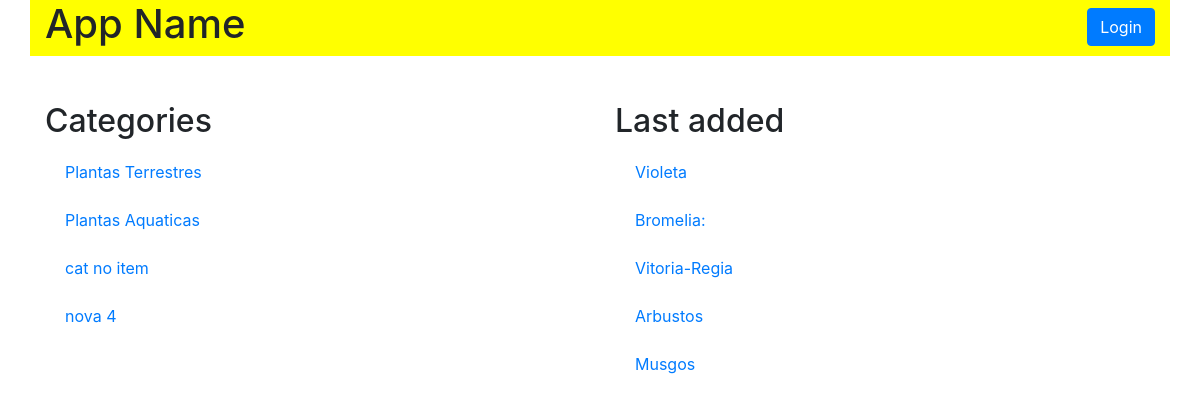
Page /category on the earlier database version.
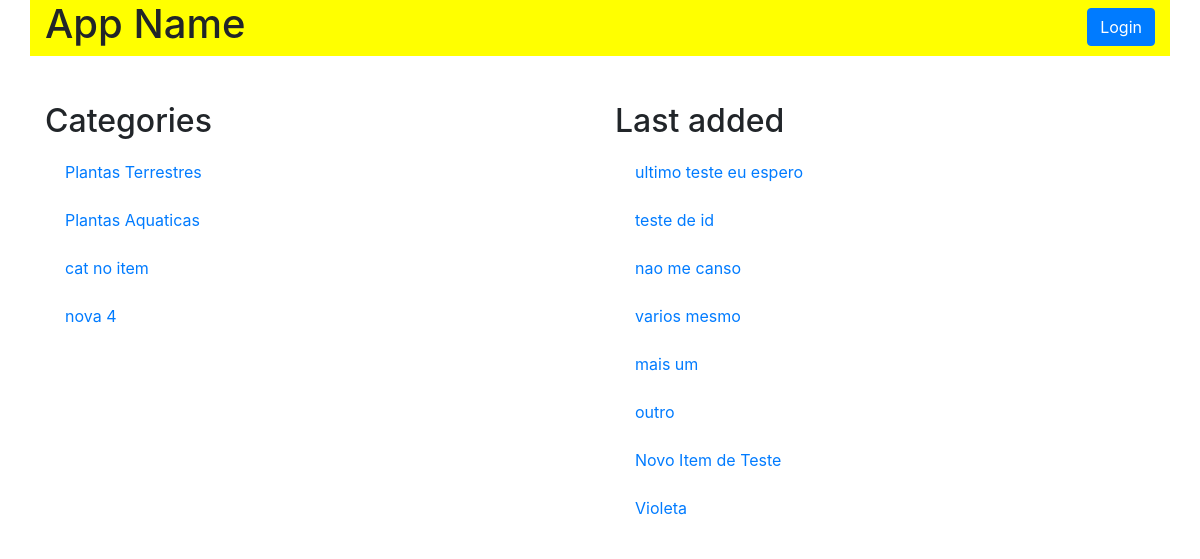
Same page on the later database version.
### models.py (models this page shows, shortened)
class Category(Base):
    __tablename__ = 'category'
    id = Column(Integer, primary_key=True)
    name = Column(String(50), nullable=False)

class Item(Base):
    __tablename__ = 'item'
    id = Column(Integer, primary_key=True)
    name = Column(String(50), nullable=False)
    description = Column(String(1000), nullable=False)
    category_id = Column(Integer, ForeignKey('category.id'))
    category = relationship(Category)

### application.py (the view)
@app.route('/category')
def catalogFunction():
    category = session.query(Category)
    items = session.query(Item).filter_by(category_id=Item.category_id).order_by(Item.id.desc()).limit(8).all()
    if 'username' not in login_session:
        if category.count() == 0:
            flash("You have no categories yet!")
            return render_template('publicCatalog.html', plantas=category, itemName = items)
        else:
            return render_template('publicCatalog.html', plantas=category, itemName = items)
    else:
        if category.count() == 0:
            flash("You have no categories yet!")
            return render_template('catalog.html', plantas=category, itemName = items)
        else:
            return render_template('catalog.html', plantas=category, itemName = items)

### templates/publicCatalog.html (shortened to what this page needs)
{% extends "main.html" %}
{% block content %}
{% include "header.html" %}
    <section class="row">
      <div id="item-description" class="col-md-6">
        <h2>Categories</h2>
        {% for i in plantas %}
          <div class="list-group">
            <a href="{{ url_for('categoryFunction', category_id=i.id)}}" class="list-group-item">{{ i.name }}</a>
          </div>
        {% endfor %}
      </div>
      <div id="item-description" class="col-md-6">
        <h2>Last added</h2>
        {% for i in itemName %}
          <div class="list-group">
            <a href="#" class="list-group-item">{{ i.name }}</a>
          </div>
        {% endfor %}
      </div>
    </section>
{% endblock %}

Differences in the rows shown:
no longer on this page (row unchanged): Item: name "Bromelia:"
no longer on this page (row unchanged): Item: name "Vitoria-Regia"
no longer on this page (row unchanged): Item: name "Arbustos"
no longer on this page (row unchanged): Item: name "Musgos"
added Item: name "ultimo teste eu espero"
added Item: name "teste de id"
added Item: name "nao me canso"
added Item: name "varios mesmo"
added Item: name "mais um"
added Item: name "outro"
added Item: name "Novo Item de Teste"
